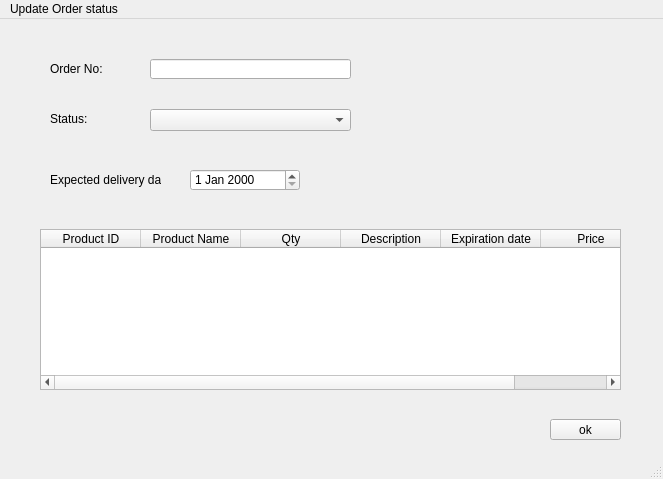
<?xml version="1.0" encoding="UTF-8"?>
<ui version="4.0">
 <class>MainWindow</class>
 <widget class="QMainWindow" name="MainWindow">
  <property name="geometry">
   <rect>
    <x>0</x>
    <y>0</y>
    <width>663</width>
    <height>479</height>
   </rect>
  </property>
  <property name="windowTitle">
   <string>MainWindow</string>
  </property>
  <widget class="QWidget" name="centralwidget">
   <widget class="QLineEdit" name="lineEdit">
    <property name="geometry">
     <rect>
      <x>150</x>
      <y>40</y>
      <width>201</width>
      <height>20</height>
     </rect>
    </property>
   </widget>
   <widget class="QLabel" name="label">
    <property name="geometry">
     <rect>
      <x>50</x>
      <y>40</y>
      <width>71</width>
      <height>20</height>
     </rect>
    </property>
    <property name="text">
     <string>Order No:</string>
    </property>
   </widget>
   <widget class="QLabel" name="label_2">
    <property name="geometry">
     <rect>
      <x>50</x>
      <y>150</y>
      <width>111</width>
      <height>21</height>
     </rect>
    </property>
    <property name="text">
     <string>Expected delivery date</string>
    </property>
   </widget>
   <widget class="QComboBox" name="comboBox">
    <property name="geometry">
     <rect>
      <x>150</x>
      <y>90</y>
      <width>201</width>
      <height>22</height>
     </rect>
    </property>
   </widget>
   <widget class="QLabel" name="label_3">
    <property name="geometry">
     <rect>
      <x>50</x>
      <y>90</y>
      <width>61</width>
      <height>20</height>
     </rect>
    </property>
    <property name="text">
     <string>Status:</string>
    </property>
   </widget>
   <widget class="QPushButton" name="pushButton">
    <property name="geometry">
     <rect>
      <x>580</x>
      <y>520</y>
      <width>101</width>
      <height>23</height>
     </rect>
    </property>
    <property name="text">
     <string>Ok</string>
    </property>
   </widget>
   <widget class="QDateEdit" name="dateEdit">
    <property name="geometry">
     <rect>
      <x>190</x>
      <y>150</y>
      <width>110</width>
      <height>22</height>
     </rect>
    </property>
   </widget>
   <widget class="QTableWidget" name="tableWidget">
    <property name="geometry">
     <rect>
      <x>40</x>
      <y>210</y>
      <width>581</width>
      <height>161</height>
     </rect>
    </property>
    <column>
     <property name="text">
      <string>Product ID</string>
     </property>
    </column>
    <column>
     <property name="text">
      <string>Product Name</string>
     </property>
    </column>
    <column>
     <property name="text">
      <string>Qty</string>
     </property>
    </column>
    <column>
     <property name="text">
      <string>Description</string>
     </property>
    </column>
    <column>
     <property name="text">
      <string>Expiration date</string>
     </property>
    </column>
    <column>
     <property name="text">
      <string>Price</string>
     </property>
    </column>
   </widget>
   <widget class="QPushButton" name="pushButton_2">
    <property name="geometry">
     <rect>
      <x>550</x>
      <y>400</y>
      <width>71</width>
      <height>21</height>
     </rect>
    </property>
    <property name="text">
     <string>ok</string>
    </property>
   </widget>
  </widget>
  <widget class="QMenuBar" name="menubar">
   <property name="geometry">
    <rect>
     <x>0</x>
     <y>0</y>
     <width>663</width>
     <height>18</height>
    </rect>
   </property>
   <widget class="QMenu" name="menuTracking_an_Order">
    <property name="title">
     <string>Update Order status</string>
    </property>
   </widget>
   <addaction name="menuTracking_an_Order"/>
  </widget>
  <widget class="QStatusBar" name="statusbar"/>
 </widget>
 <resources/>
 <connections/>
</ui>
